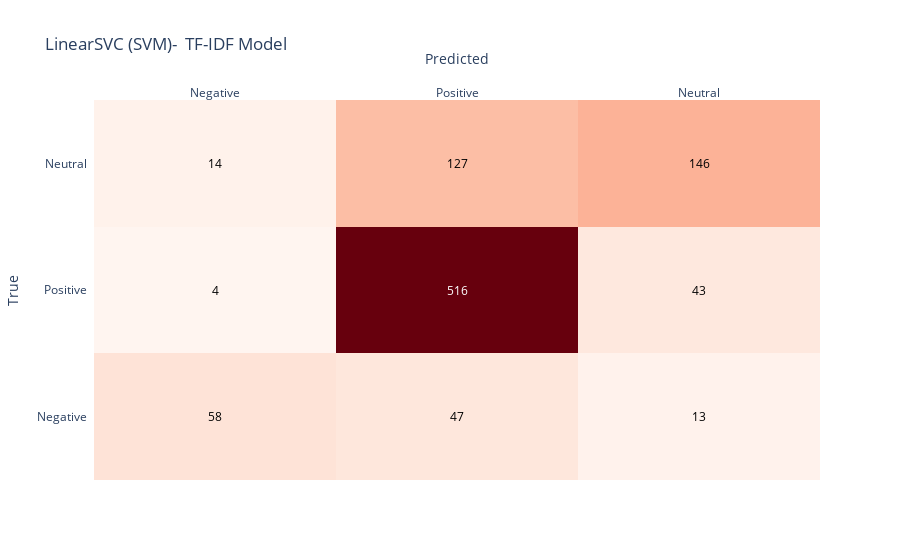

Notebook cell for this chart:
### Code cell
# Compute confusion matrix for SVM with TF-IDF Model
cm_svm = confusion_matrix(y_test, y_pred_svm)

# Define the labels
labels = ['Negative', 'Positive', 'Neutral']

# Create the confusion matrix as a list of lists
confusion_matrix_data = [
    [cm_svm[0, 0], cm_svm[0, 1], cm_svm[0, 2]],
    [cm_svm[1, 0], cm_svm[1, 1], cm_svm[1, 2]],
    [cm_svm[2, 0], cm_svm[2, 1], cm_svm[2, 2]]
]

# Create the confusion matrix plot using Plotly
fig = ff.create_annotated_heatmap(
    z=confusion_matrix_data,
    x=labels,
    y=labels,
    colorscale='Reds'
)

# Update layout
fig.update_layout(
    title='LinearSVC (SVM)-  TF-IDF Model ',
    xaxis=dict(title='Predicted'),
    yaxis=dict(title='True')
)

# Show plot
fig.show()

### Figure 1 — Plotly figure (JSON) as saved in the notebook; plotly's stock layout.template omitted (floating-point values rounded to 4 significant figures)
{"data": [{"colorscale": [[0, "rgb(255,245,240)"], [0.125, "rgb(254,224,210)"], [0.25, "rgb(252,187,161)"], [0.375, "rgb(252,146,114)"], [0.5, "rgb(251,106,74)"], [0.625, "rgb(239,59,44)"], [0.75, "rgb(203,24,29)"], [0.875, "rgb(165,15,21)"], [1, "rgb(103,0,13)"]], "reversescale": false, "showscale": false, "type": "heatmap", "x": ["Negative", "Positive", "Neutral"], "y": ["Negative", "Positive", "Neutral"], "z": [[58, 47, 13], [4, 516, 43], [14, 127, 146]]}], "layout": {"annotations": [{"font": {"color": "#000000"}, "showarrow": false, "text": "58", "x": "Negative", "xref": "x", "y": "Negative", "yref": "y"}, {"font": {"color": "#000000"}, "showarrow": false, "text": "47", "x": "Positive", "xref": "x", "y": "Negative", "yref": "y"}, {"font": {"color": "#000000"}, "showarrow": false, "text": "13", "x": "Neutral", "xref": "x", "y": "Negative", "yref": "y"}, {"font": {"color": "#000000"}, "showarrow": false, "text": "4", "x": "Negative", "xref": "x", "y": "Positive", "yref": "y"}, {"font": {"color": "#FFFFFF"}, "showarrow": false, "text": "516", "x": "Positive", "xref": "x", "y": "Positive", "yref": "y"}, {"font": {"color": "#000000"}, "showarrow": false, "text": "43", "x": "Neutral", "xref": "x", "y": "Positive", "yref": "y"}, {"font": {"color": "#000000"}, "showarrow": false, "text": "14", "x": "Negative", "xref": "x", "y": "Neutral", "yref": "y"}, {"font": {"color": "#000000"}, "showarrow": false, "text": "127", "x": "Positive", "xref": "x", "y": "Neutral", "yref": "y"}, {"font": {"color": "#000000"}, "showarrow": false, "text": "146", "x": "Neutral", "xref": "x", "y": "Neutral", "yref": "y"}], "title": {"text": "LinearSVC (SVM)-  TF-IDF Model "}, "xaxis": {"dtick": 1, "gridcolor": "rgb(0, 0, 0)", "side": "top", "ticks": "", "title": {"text": "Predicted"}}, "yaxis": {"dtick": 1, "ticks": "", "ticksuffix": "  ", "title": {"text": "True"}}}}
